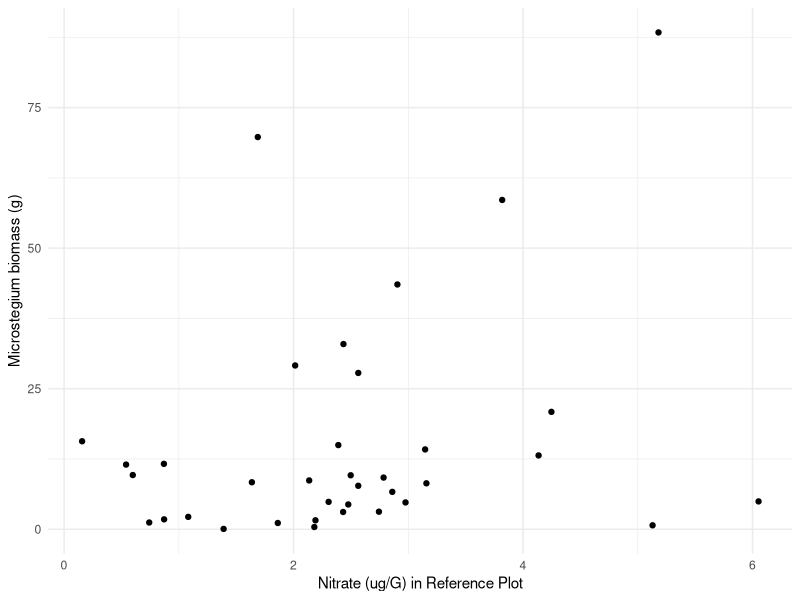
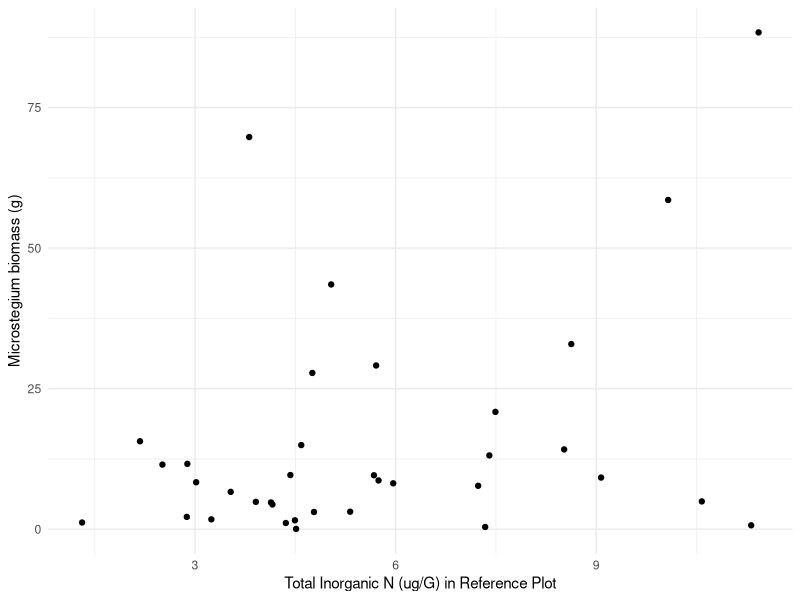
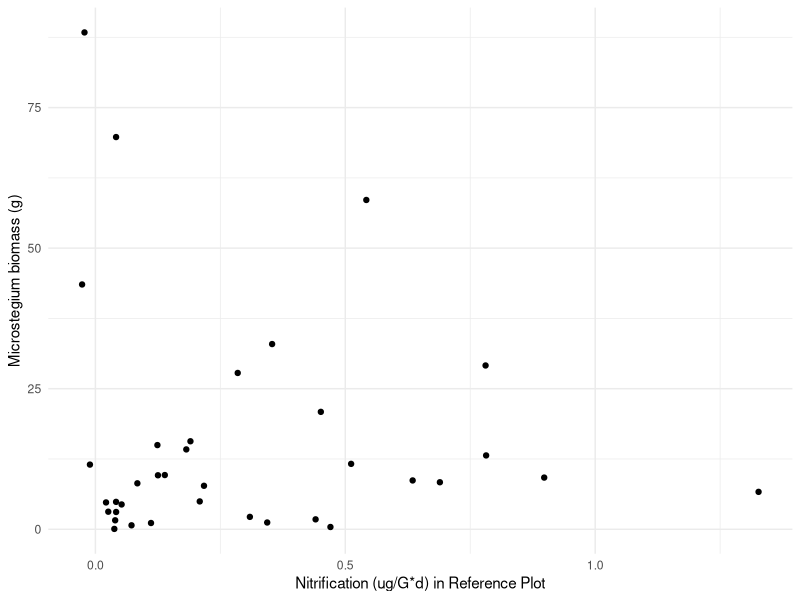
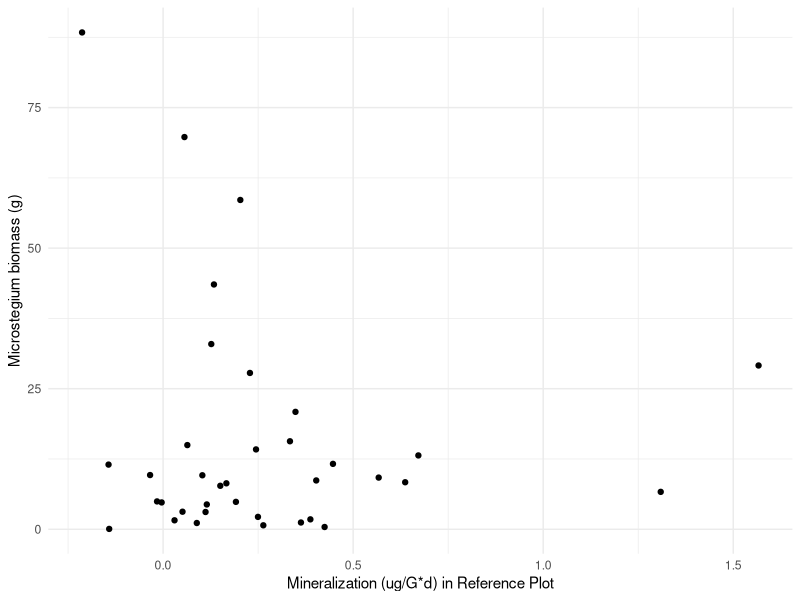
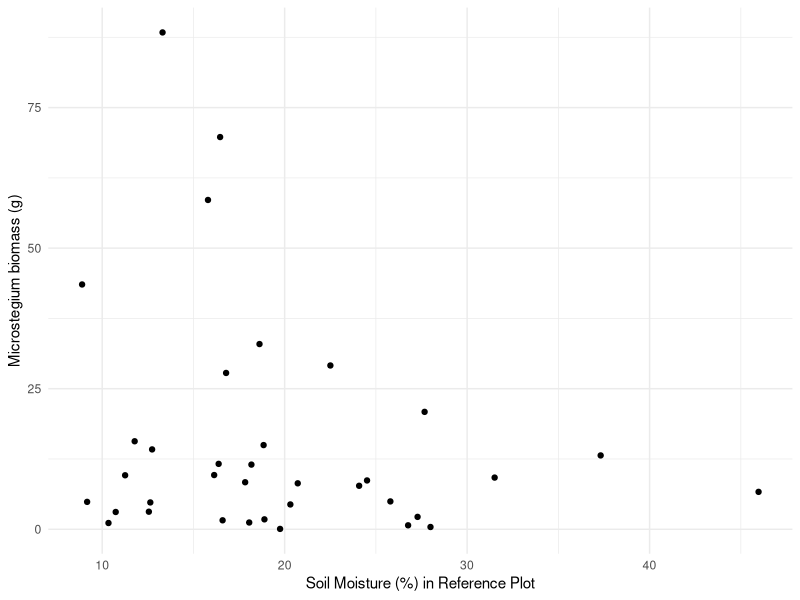

These charts were generated, in order, by the following R code:
#question1.R
#files needed: tab-delim files in 'e8DataPackage_080314_clean' folder
#question1: How does invader biomass vary across resource availability?

#########################################################
#load data

#soil data (sd)
sd<-read.table("e8DataPackage_080314_clean/e8_plothalfSoilData_clean.txt",header=TRUE,sep="\t")
sd_dic<-read.table("e8DataPackage_080314_clean/e8_plothalfSoilData_dictionary_clean.txt",header=TRUE,sep="\t")

#veg data (vd)
vd<-read.table("e8DataPackage_080314_clean/e8_plothalfVegData_clean.txt",header=TRUE,sep="\t")
vd_dic<-read.table("e8DataPackage_080314_clean/e8_plothalfVegData_dictionary_clean.txt",header=TRUE,sep="\t")


#########################################################
#Make dataframe to plot: invader biomass vs native subplot resource availability
library(dplyr)

#pull out just the invaded rows of data
vdt1<-filter(vd,inv == "I")
#make a df with just 2012 and 2013 data
vdt2<-filter(vdt1,year != "2011")
dim(vdt2)

#pull out just the native rows of data
sdt1<-filter(sd,inv == "N") 
#make a df for the top depth
sdt2<-filter(sdt1,depth == "T") 
dim(sdt2)

#merge the veg and soil dfs by plotid
test<-cbind(sdt2[,'plotid'],vdt2[,'plotid'])
test #are plotid rows aligned? yes.
colnames(sdt2); colnames(vdt2)

sv<-cbind(sdt2[,c(1,3:16)], yrplotname=sdt2[,18], vdt2[,7:11], total=vdt2[,16])
View(sv)

#########################################################
#Plot: invader biomass vs native subplot resource availability... color points by year
library(ggplot2); theme_set(theme_minimal())
str(sv)
sv$year<-as.factor(sv$year)

soil_shortname<-c('noi','toti','nitrifd','minzd','soilmoi')
soil_longname<-c('Nitrate (ug/G) in Reference Plot','Total Inorganic N (ug/G) in Reference Plot','Nitrification (ug/G*d) in Reference Plot','Mineralization (ug/G*d) in Reference Plot','Soil Moisture (%) in Reference Plot')

i<-0
for (i in 1:length(soil_shortname)){
  p<-ggplot(sv,aes(sv[,soil_shortname[i]], y = mv)) + geom_point() + 
    xlab(soil_longname[i]) + ylab("Microstegium biomass (g)")
  print(p)
}



